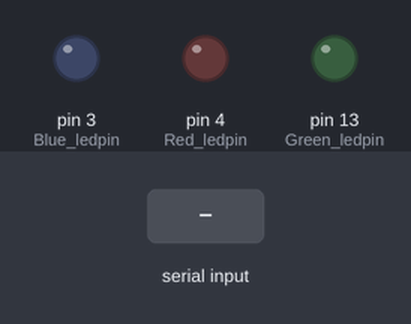
The sketch below on a simulated Arduino Uno, built with avr-gcc and run on an emulated ATmega328P. On the bench: output pins drawn as LEDs (lit = HIGH). Dashed ring = blinking. The inputs (shaded band) are chosen by the test bench. What the sketch prints to the serial monitor is not drawn.

Above: at 1.2 s.
1.3 s: "G" received over Serial
At 4.1 s:
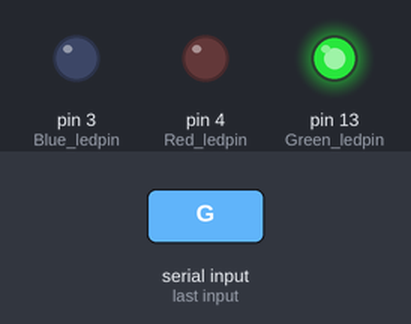
4.3 s: "B" received over Serial
At 6.0 s:
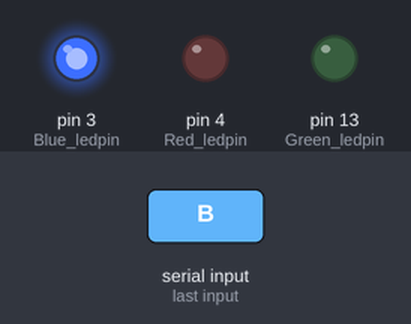
7.3 s: "R" received over Serial
At 8.1 s:
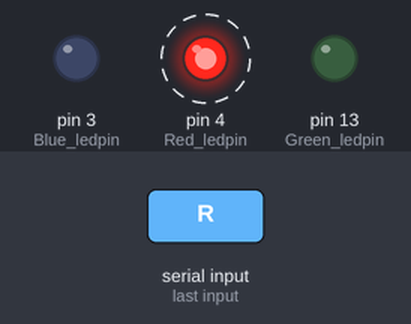
10.3 s: "A" received over Serial
At 11.8 s:
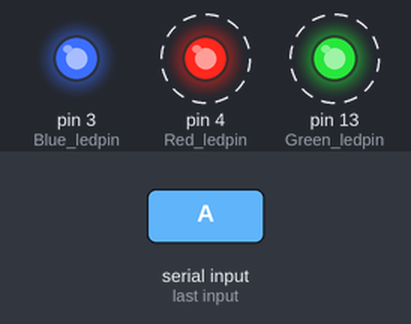
13.3 s: "g" received over Serial
At 14.1 s:
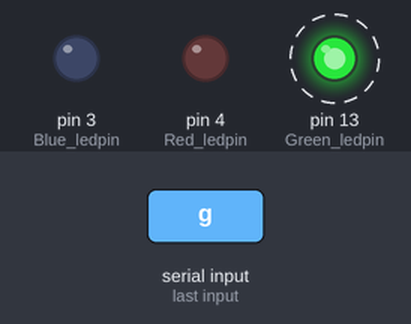
14.8 s: "b" received over Serial
At 16.0 s:
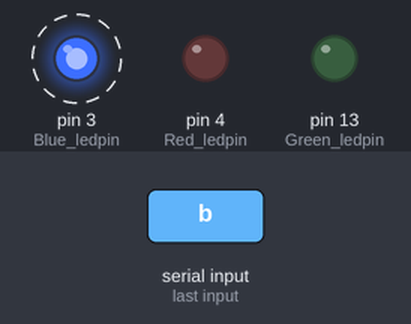
Timing chart, 0 to 18.8 s (numbered marks = the images above; inputs shaded):
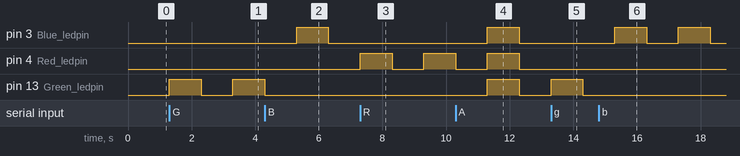

The sketch:

hw1.ino
```cpp
#include <Wire.h>
#include <SoftwareSerial.h>
SoftwareSerial BTSerial(11, 12); // RX | TX
char val, temp;
const char* out;
const int Green_ledpin = 13, Blue_ledpin = 3, Red_ledpin = 4;
boolean index = 0;
void setup() {
  Serial.begin(9600);
  pinMode(Green_ledpin, OUTPUT);
  pinMode(Blue_ledpin, OUTPUT);
  pinMode(Red_ledpin, OUTPUT);
  Serial.begin(38400);
  Serial.println("Enter AT commands:");
  BTSerial.begin(38400); // HC-05 default speed in AT command more
}

void loop() {
  //  if (Serial.available() == 0) {
  //    Serial.println("Please input your command");
  //    delay(5000);
  //  }
  if (Serial.available()) {
    val = Serial.read();
    while (Serial.available()) {
       Serial.read();
    }
    index = 1;

  }
  // Keep reading from Arduino Serial Monitor and send to HC-05

  if (val == 'G' || val == 'g' || val == 'B' || val == 'b' || val == 'R' || val == 'r' || val == 'A' || val == 'a' || val == 's' || val == 'S')
  {
    temp = val ;
  }
  if (temp == 'G' || temp == 'g')
  {
    digitalWrite(Green_ledpin, HIGH);
    delay(1000);
    digitalWrite(Green_ledpin, LOW);
    delay(1000);
    out = "GREEN_LED ON";
  }
  else if (temp == 'B' || temp == 'b')
  {
    digitalWrite(Blue_ledpin, HIGH);
    delay(1000);
    digitalWrite(Blue_ledpin, LOW);
    delay(1000);
    out = "BLUE_LED ON";
  }
  else if (temp == 'R' || temp == 'r')
  {
    digitalWrite(Red_ledpin, HIGH);
    delay(1000);
    digitalWrite(Red_ledpin, LOW);
    delay(1000);
    out = "RED_LED ON";
  }
  else if (temp == 'A' || temp == 'a')
  {
    digitalWrite(Red_ledpin, HIGH);
    digitalWrite(Green_ledpin, HIGH);
    digitalWrite(Blue_ledpin, HIGH);
    delay(1000);
    digitalWrite(Red_ledpin, LOW);
    digitalWrite(Green_ledpin, LOW);
    digitalWrite(Blue_ledpin, LOW);
    delay(1000);
    out = "LED ON";
  }
  else if (temp == 'S' || temp == 's') {
    digitalWrite(Red_ledpin, LOW);
    digitalWrite(Green_ledpin, LOW);
    digitalWrite(Blue_ledpin, LOW);
    out = "LED OFF";

  }


  if (Serial.available() > 0) {
    BTSerial.write(temp);
  }
  if (index == 1) {
    Serial.write(out);
    index = 0;

  }


}
```

Measured:
- after the input at 1.3 s, pin 13 (Green_ledpin): LOW → HIGH at once, → LOW 1.0 s later, → HIGH 1.0 s later
- after the input at 4.3 s, pin 3 (Blue_ledpin): LOW → HIGH after 1.0 s, → LOW 1.0 s later; pin 13 (Green_ledpin): goes on until 4.3 s, then stays LOW
- after the input at 7.3 s, pin 3 (Blue_ledpin): stays LOW (without the input it goes to HIGH after 0.00 s); pin 4 (Red_ledpin): LOW → HIGH at once, → LOW 1.0 s later, → HIGH 1.0 s later
- after the input at 10.3 s, pin 3 (Blue_ledpin), pin 13 (Green_ledpin): LOW → HIGH after 1.0 s, → LOW 1.0 s later
- after the input at 13.3 s, pin 3 (Blue_ledpin), pin 4 (Red_ledpin): stays LOW (without the input it goes to HIGH after 0.00 s)
- after the input at 14.8 s, pin 3 (Blue_ledpin): alternates HIGH for 1.0 s and LOW for 1.0 s, starting after 0.50 s; pin 13 (Green_ledpin): stops changing and stays LOW
